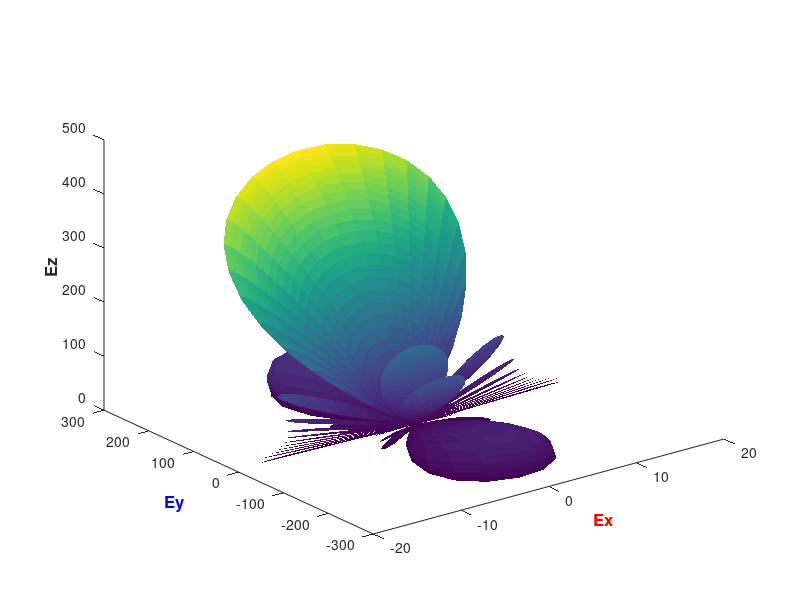
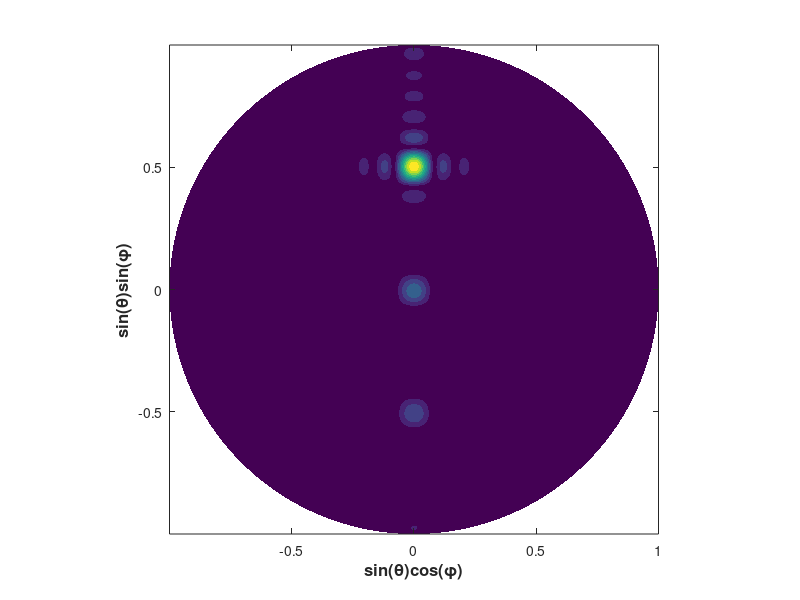

The MATLAB source for these figures, in order:
% %% m*n reflective far-field pattern
% clear;clc;
% f=18e+9;%frequency
% %w=2*pi*f;%angular frequency
% c=3e+8;% speed of light
% lmd=c/f;%wavelength
% k=2*pi/lmd;%wave vector
% m=60;n=60;%the size of reflective plane, such as coding metasurface
% %ratio_set=1; %fixed ratio between “0” and “1” coding element
% %reflect_phi=pi.*ones(m,n);%reflect phase array, user can also change the matrix according to yours’ demand.
% reflect_amp=ones(m,n);
% reflect_phi = [2 2 2 0 0 1 1 2 2 3 3 0 0 0 1];
% reflect_phi = repmat(reflect_phi, [60 4]);
% %reflect_phi=pi.*round(rand(m,n));
% % ratio_real=(m*n-sum(sum(reflect_phi./pi)))/(sum(sum(reflect_phi./pi)));
% % while ratio_real~=ratio_set 
% %     reflect_phi=pi.*round(rand(m,n));
% %     ratio_real=(m*n-sum(sum(reflect_phi./pi)))/(sum(sum(reflect_phi./pi)));
% % end
% 
% %% Generate corresponding amplitude
% code_0_amp=1;code_1_amp=1;code_2_amp=1;code_3_amp=1;%amplitude of coding elements “0” and “1”, respectively;
% for ii=1:1:m
%     for jj=1:1:n
%         if reflect_phi(ii,jj)==0
%             reflect_amp(ii,jj)=code_0_amp;
%         elseif reflect_phi(ii,jj)==1
%             reflect_amp(ii,jj)=code_1_amp;
%         elseif reflect_phi(ii,jj)==2
%             reflect_amp(ii,jj)=code_2_amp;
%         else
%             reflect_amp(ii,jj)=code_3_amp;
%         end
%     end
% end
% reflect_phi = reflect_phi.*pi/2 - pi/2;
% 
% %%
% d=lmd;%the spacing distance between two neighborhood coding elements;
% M=500;N=500; %plot step
% theta=linspace(0,pi/2,M);phi=linspace(0,pi*2,N);
% [tt,pp]=meshgrid(theta,phi);%N*M
% E_total=zeros(N,M);
% for ii=1:1:m
%     for jj=1:1:n
%         E_total=E_total+exp(1i.*(reflect_phi(ii,jj)+k.*d.*((ii-1/2).*cos(pp)+(jj-1/2).*sin(pp)).*sin(tt)));
%     end
% end
% Ex=abs(E_total).*sin(tt).*cos(pp);Ey=abs(E_total).*sin(tt).*sin(pp);Ez=abs(E_total).*cos(tt);
% Exx=sin(tt).*cos(pp);Eyy=sin(tt).*sin(pp);Ezz=abs(E_total).*cos(tt);
% 
% %%
% figure;
% surf(Ex,Ey,Ez,'EdgeColor','none');
% xlabel('Ex','fontsize',12,'fontweight','b','color','r');
% ylabel('Ey','fontsize',12,'fontweight','b','color','b');
% zlabel('Ez','fontsize',12,'fontweight','b');
% grid off;
% 
% %%
% figure(2)
% contourf(Exx,Eyy,Ezz,'LineStyle','none');
% xlabel('sin(θ)cos(φ)','fontsize',12,'fontweight','b');
% ylabel('sin(θ)sin(φ)','fontsize',12,'fontweight','b');
% axis equal

%%
 clear;clc;
 f=18e+9;%frequency
 w=2*pi*f;%angular frequency
 c=3e+8;% speed of light
 lmd=c/f;%wavelength
 k=2*pi/lmd;%wave vector
 m=24;n=24;%the size of reflective plane, such as coding metasurface
 reflect_phi= [0 1 2 3];%reflect phase array, user can also change the matrix according to yours’ demand.
 reflect_phi = repmat(reflect_phi, [24 6]);
 reflect_amp=ones(m,n);
 
 
 code_1_amp=1;code_0_amp=1;
 %amplitude of coding elements “0” and “1”, respectively;
 reflect_phi=reflect_phi.*2.*pi/3;
 
 d=lmd/2;%the spacing distance between two neighborhood coding elements;
 M=500;N=500; %plot step
 theta=linspace(0,pi/2,M);phi=linspace(0,pi*2,N);
 [tt,pp]=meshgrid(theta,phi);%N*M
 E_total=zeros(N,M);
 for ii=1:1:m
  for jj=1:1:n
  E_total=E_total+reflect_amp(ii,jj).*exp(-1i.*(reflect_phi(ii,jj)-k.*d.*((ii-1/2).*cos(pp)+(jj-1/2).*sin(pp)).*sin(tt)));
  end
 end
 Ex=abs(E_total).*sin(tt).*cos(pp);Ey=abs(E_total).*sin(tt).*sin(pp);Ez=abs(E_total).*cos(tt);
 Exx=sin(tt).*cos(pp);Eyy=sin(tt).*sin(pp);Ezz=abs(E_total).*cos(tt);
 
 figure(1);
 surf(Ex,Ey,Ez,'EdgeColor','none');
 xlabel('Ex','fontsize',12,'fontweight','b','color','r');
 ylabel('Ey','fontsize',12,'fontweight','b','color','b');
 zlabel('Ez','fontsize',12,'fontweight','b');
 grid off;
 
 figure(2)
 contourf(Exx,Eyy,Ezz,'LineStyle','none');
 xlabel('sin(θ)cos(φ)','fontsize',12,'fontweight','b');
 ylabel('sin(θ)sin(φ)','fontsize',12,'fontweight','b');
 axis equal

 [x0, y0] = find(abs(Ez) == max(max(abs(Ez))));
 x0 = x0(1); y0 = y0(1);
 finalTheta = 90 - atan(max(max(Ez))/abs(Ey(x0,y0)))/3.14*180